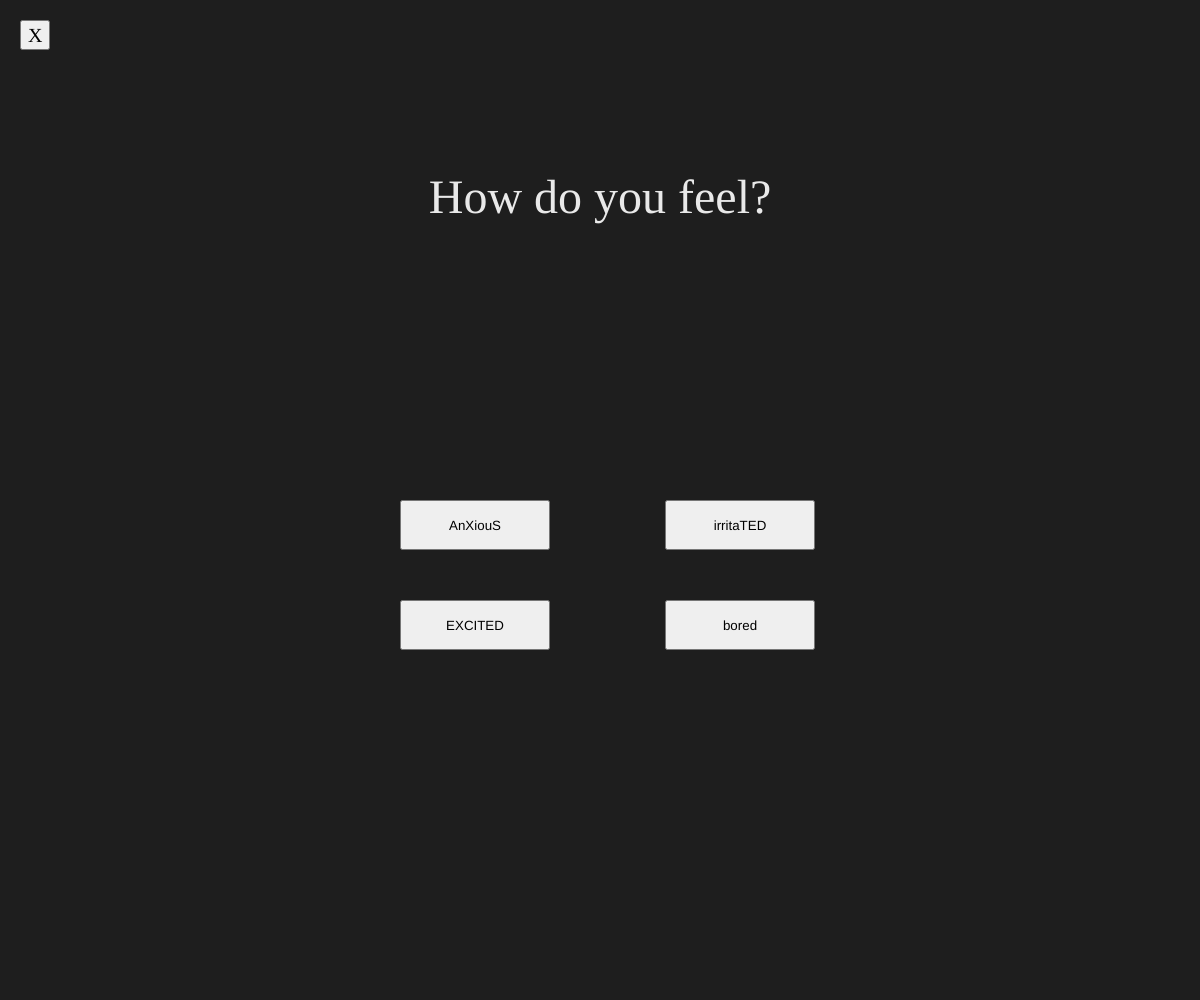
Frame 1 (no input)
Frame 60 (no input): identical to frame 1, image omitted
Frame 120 (the mouse pressed at the canvas centre since frame 60): identical to frame 1, image omitted

The p5.js sketch that drew this single still picture (run headless with seeded random() and noise() and a simulated clock; from frame 60 on, the mouse is pressed at the canvas centre):

// p5.js sketch
// ── sketch.js
let excitedBtn, boredBtn, anxiousBtn, irritatedBtn;
let backBtn, newBackBtn;
let buttonContainer;
let currentEmotion = [];
let extraShapes = [];
let titleSize = 48;
let targetTitleSize = 48; // help from AI
let currentShape = "ellipse";
const NUM_START = 50;

function setup() {
  createCanvas(windowWidth, windowHeight);
  background(30);
  
  textAlign(CENTER, CENTER);
  textSize(24);
  textFont("Avenir");
  
  buttonContainer = createDiv();
  
  // buttons
  excitedBtn = createButton("EXCITED");
  excitedBtn.position(width / 2 - 200, height/2 + 100);
  excitedBtn.size(150, 50);
  excitedBtn.class("emotion-btn");
  excitedBtn.mousePressed(() => {
    currentEmotion = "excited";
    buttonContainer.class("hidden");
    extraShapes = [];
    for (let i = 0; i < NUM_START; i++) {
      let w = random(width);
      let h = random(height);
      let sz = random(10, 35);
      let speedX = random(-2, 3);
      let speedY = random(-2, 3);
      extraShapes.push(new Agent(w, h, sz, speedX, speedY));
    }
  });
  
  boredBtn = createButton("bored");
  boredBtn.position(width / 2 + 65, height/2 + 100);
  boredBtn.size(150, 50);
  boredBtn.class("emotion-btn");
  boredBtn.mousePressed(() => {
    currentEmotion = "bored";
    buttonContainer.class("hidden");
    extraShapes = [];
  });
  
  anxiousBtn = createButton("AnXiouS");
  anxiousBtn.position(width / 2 - 200, height/2);
  anxiousBtn.size(150, 50);
  anxiousBtn.class("emotion-btn");
  anxiousBtn.mousePressed(() => {
    currentEmotion = "anxious";
    buttonContainer.class("hidden");
  });
  
  irritatedBtn = createButton("irritaTED");
  irritatedBtn.position(width / 2 + 65, height/2);
  irritatedBtn.size(150, 50);
  irritatedBtn.class("emotion-btn");
  irritatedBtn.mousePressed(() => {
    currentEmotion = "irritated";
    buttonContainer.class("hidden");
    extraShapes = [];
   });

  anxiousBtn.parent(buttonContainer);
  excitedBtn.parent(buttonContainer);
  boredBtn.parent(buttonContainer);
  irritatedBtn.parent(buttonContainer);

  backBtn = createButton("X");
  backBtn.position(20, 20);
  backBtn.size(30, 30);
  backBtn.style("font-size", "20px");
  backBtn.style("font-family", "Avenir");
  backBtn.class("back-btn");
  backBtn.mousePressed(() => {
    if (currentEmotion === "irritated") {
      let newX = random(0, width - backBtn.width);
      let newY = random(0, height - backBtn.height);
      backBtn.position(newX, newY);
      targetTitleSize = titleSize + 15;
    } 
    else {
      buttonContainer.class("shown");
      currentEmotion = [];
      extraShapes = [];
      titleSize = 48;
      targetTitleSize = 48;
    }
  });

  newBackBtn = createButton("X");
  newBackBtn.position(20, height - 50);
  newBackBtn.size(20, 20);
  newBackBtn.style("font-size", "8px");
  newBackBtn.style("font-family", "Avenir");
  newBackBtn.hide();
  newBackBtn.mousePressed(() => {
    if (currentEmotion === "irritated") {
      buttonContainer.class("shown");
      currentEmotion = [];
      extraShapes = [];
      titleSize = 48;
      targetTitleSize = 48;
      backBtn.position(20, 20);
      newBackBtn.hide();
  }
});
}

function draw() { 
 
  title = true;

  // Smoothly animate title size towards target -- help from AI
  titleSize = lerp(titleSize, targetTitleSize, 0.2);

  // Update button positions when window resizes
  if (windowWidth != width || windowHeight != height) {
    excitedBtn.position(width / 2 - 200, height - 80);
    boredBtn.position(width / 2 + 20, height - 80);
    anxiousBtn.position(width / 2 - 200, height - 30);
    irritatedBtn.position(width / 2 + 20, height - 30);
  }
  
  // Effects
  if (currentEmotion === "excited") {
    let mouseXPos = mouseX;
    let mouseYPos = mouseY;

    if (mouseXPos < width / 2 && mouseYPos > height / 2) {
      background(255);
  } 
    else if (mouseXPos > width / 2 && mouseYPos < height / 2) {
      background(0);
  } 
    else {
      background(255, 200, 50);
  }
  
  title = false;
  
  for (let i = 0; i < extraShapes.length; i++) {
    extraShapes[i].update(); 
   // extraShapes[i].shrink();
    extraShapes[i].show();
  }
  
  // Remove dead shapes
  for (let i = extraShapes.length - 1; i >= 0; i--) {
    if (extraShapes[i].sz <= 0) {
      extraShapes.splice(i, 1);
    }
  }
  
  // Display instructions
  fill(0);
  textSize(14);
  textAlign(CENTER, TOP);
  text("Press 1: Circle | 2: Square | 3: Triangle", 10, 30);
  text("Press C to clear shapes", 10, 50);
}
  else if (currentEmotion === "bored") {
    background(200);
    title = false;
  } 
  else if (currentEmotion === "anxious") {
    let r = random(200, 255);
    let g = random(100, 150);
    let b = random(80, 120);
    let a = random(width);
    let c = random(height);
    let x = random(width);
    let y = random(height);
    background(r, g, b);
    title = false;
    stroke(random(100, 250));
    strokeWeight(2);
    line(a, c, x, y);
  } 
  else if (currentEmotion === "irritated") {
    background(30);
    title = true;
    newBackBtn.show();
  }
  else { 
    background(30);
    title = true;
  } 
  
  // Title
  if (title === true && currentEmotion !== "irritated") {
    fill(255, 255, 255, 230);
    noStroke();
    textSize(48);
    textFont("Avenir");
    textStyle(NORMAL);
    text("How do you feel?", width / 2, 200);
  } 
  else if (currentEmotion === "irritated") {
    fill(255, 255, 255, 230);
    noStroke();
    textSize(titleSize);
    textFont("Avenir");
    textStyle(NORMAL);
    text("How do you feel?", width / 2, 200);
  }
}

function keyPressed() {
  if (currentEmotion === "excited") {
    if (key === '1' || key === '!') {
      currentShape = 'ellipse';
    } else if (key === '2' || key === '@') {
      currentShape = 'rect';
    } else if (key === '3' || key === '#') {
      currentShape = 'triangle';
    }
  }
  if (currentEmotion === "excited" && (key === 'C' || key === 'c')) {
    extraShapes = [];
  }
}
function mousePressed() {
  if (currentEmotion === "excited") {
    let sz = random(16, 40);
    let speedX = random(-2, 2);
    let speedY = random(-2, 2);
    extraShapes.push(new Agent(mouseX, mouseY, sz, speedX, speedY));
  }
}

class Agent {
  constructor(x, y, sz, speedX, speedY) {
    this.x = x;
    this.y = y;
    this.sz = sz;
    this.dx = speedX;
    this.dy = speedY;
    this.h = random(360);
    this.g = random(180);
    this.b = random(200);
    this.a = 150;
    this.life = 255;
    
    // Store triangle points
    this.triSize = sz;
  }

  update() {
    this.x += this.dx;
    this.y += this.dy;
    
    // Bounce off edges
    if (this.x < 0 || this.x > width) {
      this.dx *= -1;
    }
    if (this.y < 0 || this.y > height) {
      this.dy *= -1;
    }
  }
  
  show() {
    // Check mouse position for color and background effects
    let mouseXPos = mouseX;
    let mouseYPos = mouseY;
    
    // Determine color based on mouse position
    let shapeColor;
    
    // Bottom left half (x < width/2 AND y > height/2)
    if (mouseXPos < width / 2 && mouseYPos > height / 2) {
      // Darker colors
      shapeColor = color(
        this.h % 100, 
        this.g % 80, 
        this.b % 80, 
        this.a
      );
      // Set white background (handled in draw)
    } 
    // Top right half (x > width/2 AND y < height/2)
    else if (mouseXPos > width / 2 && mouseYPos < height / 2) {
      // Brighter neon colors
      shapeColor = color(
        150 + (this.h % 105), 
        100 + (this.g % 155), 
        100 + (this.b % 155), 
        this.a + 50
      );
      // Set black background (handled in draw)
    } 
    else {
      // Normal colors for other areas
      shapeColor = color(
        50 + (this.h % 200), 
        this.g, 
        this.b, 
        this.a
      );
    }
    
    fill(shapeColor);
    noStroke();
    
    // Draw shape based on current selection
    if (currentShape === 'ellipse') {
      ellipse(this.x, this.y, this.sz);
    } 
    else if (currentShape === 'rect') {
      rectMode(CENTER);
      rect(this.x, this.y, this.sz, this.sz);
      rectMode(CORNER); // Reset to default
    } 
    else if (currentShape === 'triangle') {
      // Draw an equilateral triangle
      let heightTri = this.sz * (sqrt(3) / 2);
      triangle(
        this.x, this.y - this.sz / 2,
        this.x - this.sz / 2, this.y + heightTri / 2,
        this.x + this.sz / 2, this.y + heightTri / 2
      );
    }
  }
}



function windowResized() {
  resizeCanvas(windowWidth, windowHeight);
  background(30);
 
  // Reposition buttons
  excitedBtn.position(width / 2 - 200, height/2 + 100);
  boredBtn.position(width / 2 + 65, height/2 + 100);
  anxiousBtn.position(width / 2 - 200, height/2);
  irritatedBtn.position(width / 2 + 65, height/2);
  
  // Keep extra shapes inside canvas
  // for (let i = 0; i < extraShapes.length; i++) {
  //   extraShapes[i].x = constrain(extraShapes[i].x, 0, width);
  //   extraShapes[i].y = constrain(extraShapes[i].y, 0, height);
  // }
}

// class extraShapes {
//   constructor(w, h, sz, speedX, speedY) {
//     this.x = w;
//     this.y = h;
//     this.sz = sz;
//     this.speedX = speedX;
//     this.speedY = speedY;
//   }
  
//   update() {
//     this.x += this.speedX;
//     this.y += this.speedY;
//   }
  
//   shrink() {
//     this.sz -= 0.5; 
//   }
  
//   show() {}

// // shadow-color 
// }
// ── style.css
.emotion-btn {
/*   width: 150px;
  height: 50px; */
  padding: 12px 24px;
  box-sizing: border-box; 
  font-size: 20px;
  font-weight: lighter;
  font-family: 'Avenir';
  background-color: white;
  border: none;
  border-radius: 5px;
  cursor: pointer;
  letter-spacing: 2px;
}

.emotion-btn:hover {
  background-color: grey; 
}

.back-btn {
  position: absolute;
  top: 20px;
  left: 20px;
  width: 30px;
  height: 30px;
  font-size: 20px;
  font-family: 'Avenir';
  background-color: white;
  border: none;
  border-radius: 5px;
  cursor: pointer;
}

.back-btn:hover {
  background-color: grey;
}

.hidden {
  display: none;
}

.shown {
  display: block;
}
